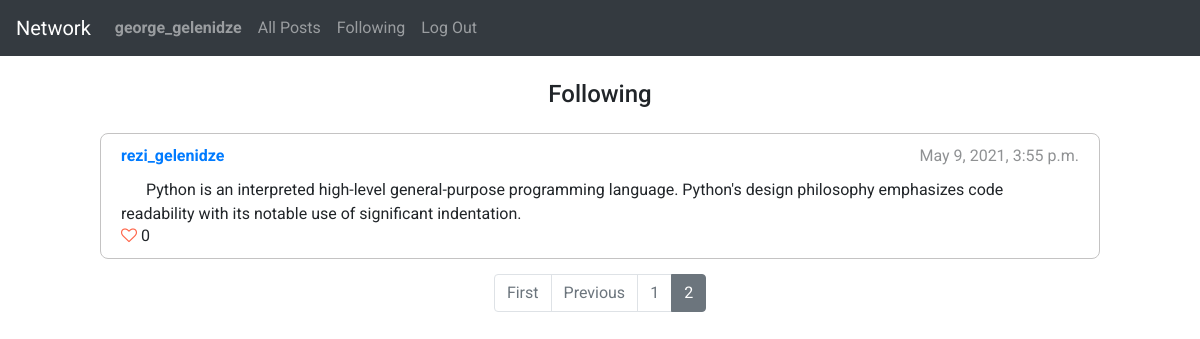
The page /following?page=2 (signed in) on the database its author committed.
### network/models.py (models this page shows, shortened)
class User(AbstractUser):
    pass

class Post(models.Model):
    content = models.CharField(max_length=1000)
    timestamp = models.DateTimeField(auto_now_add=True)
    author = models.ForeignKey(User, on_delete=models.CASCADE)
    def serialize(self):
        return {
            'pk':self.id,
            'content':self.content,
            'timestamp':self.timestamp,
            'author':self.author
        }

### network/views.py (the view)
# urls.py: path('following', views.following, name='following'),
@login_required(login_url='/login')
def following(request):
    if request.method == 'GET':
        page_obj = utils.init_and_paginate('following', request)
        return render(request, "network/following.html", {
            'page_obj':page_obj
            })

### network/utils.py (called while the page is built)
def check_like(post_id, user_id):
    if Like.objects.filter(user=user_id, post=post_id).exists():
        return True
    return False

def count_like(post_id):
    return Like.objects.filter(post=post_id).count()

def list_followings(follower_id):
    queryset = Follow.objects.filter(follower=follower_id)
    followings = []
    for row in queryset:
        followings.append(row.following)
    return followings

def serialize_all(serialize_for, user_id, username=None):
    if serialize_for == 'profile':
        profile_user = User.objects.get(username=username)
        queryset = list(Post.objects.filter(author=profile_user).order_by('-timestamp'))
    elif serialize_for == 'index':
        queryset = list(Post.objects.all().order_by('-timestamp'))
    elif serialize_for == 'following':
        followings = list_followings(user_id)
        queryset = list(Post.objects.filter(author__in=followings).order_by('-timestamp'))
    for i in range(len(queryset)):
        post = queryset[i]
        data = post.serialize()
        data['likecount'] = count_like(post.pk)
        data['liked'] = check_like(post.pk, user_id)
        queryset[i] = data
    return queryset

def init_and_paginate(page, request, username=None):
    page_num = request.GET.get('page', 1)
    if page == 'profile':
        posts = serialize_all(page, request.user.pk, username)
    else:
        posts = serialize_all(page, request.user.pk)
    posts_paginated = Paginator(posts, 10)
    page_obj = posts_paginated.get_page(page_num)
    return page_obj

### network/templates/network/following.html
{% extends 'network/layout.html' %}
{% block body %}
    <h4 class='text-center m-4'>Following</h4>
    {% include 'network/paginated_postlist_template.html' %}
{% endblock %}

### network/templates/network/layout.html (shortened to what this page needs)
{% load static %}
<!DOCTYPE html>
<html lang="en">
    <head>
        <link rel="stylesheet" href="https://cdnjs.cloudflare.com/ajax/libs/font-awesome/4.7.0/css/font-awesome.min.css">
        <link rel="stylesheet" href="https://stackpath.bootstrapcdn.com/bootstrap/4.4.1/css/bootstrap.min.css">
        <link href="{% static 'network/styles.css' %}" rel="stylesheet">
    </head>
    <body>
        <nav class="navbar navbar-expand-lg navbar-dark bg-dark">
            <a class="navbar-brand" href="{% url 'index' %}">Network</a>
            <div>
              <ul class="navbar-nav mr-auto">
                {% if user.is_authenticated %}
                    <li class="nav-item">
                        <a class="nav-link" href="{% url 'profile' username=user.username %}"><strong>{{ user.username }}</strong></a>
                    </li>
                {% endif %}
                <li class="nav-item">
                  <a class="nav-link" href="{% url 'index' %}">All Posts</a>
                </li>
                {% if user.is_authenticated %}
                    <li class="nav-item">
                        <a class="nav-link" href="{% url 'following' %}">Following</a>
                    </li>
                    <li class="nav-item">
                        <a class="nav-link" href="{% url 'logout' %}">Log Out</a>
                    </li>
                {% endif %}
              </ul>
            </div>
          </nav>
        <div class="body">
            {% block body %}
            {% endblock %}
        </div>
    </body>
</html>

### network/templates/network/paginated_postlist_template.html (shortened to what this page needs)
{% for post in page_obj %}
<div class='post'>
    <div class='first-row'>
        <span class='post-username'><a href='{% url "profile" username=post.author %}' class='user-anchor'>{{ post.author }}</a></span>
        <span class='post-timestamp'>{{ post.timestamp }}</span>
    </div>
    <p class='post-content'>{{ post.content }}</p>
    <div class='bottom-row'>
        <div class='post-likesection'>
            {% if post.liked %}
            <i class="fa fa-heart likeicon" aria-hidden="true"></i>
            {% else %}
            <i class="fa fa-heart-o likeicon" aria-hidden="true"></i>
            {% endif %}
            <span class='like-counter'>{{ post.likecount }}</span>
        </div>
    </div>
</div>
{% empty %}
<h4 class='font-weight-bold m-5'>No posts.</h4>
{% endfor %}
{% if page_obj.paginator.num_pages > 1 %}
<nav>
  <ul class="pagination justify-content-center">
    {% if page_obj.has_previous %}
      <li class="page-item"><a class="page-link" href="?page=1">First</a></li>
      <li class="page-item"><a class="page-link" href="?page={{ page_obj.previous_page_number }}">Previous</a></li>
    {% endif %}
    {% for num in page_obj.paginator.page_range %}
      {% if page_obj.number == num %}
          <li class="page-item active"><a class="page-link" href="?page={{ num }}">{{ num }}</a></li>
      {% elif num > page_obj.number|add:'-3' and num < page_obj.number|add:'3' %}
          <li class="page-item"><a class="page-link" href="?page={{ num }}">{{ num }}</a></li>
      {% endif %}
    {% endfor %}
  </ul>
</nav>
{% endif %}

### network/static/network/styles.css (style rules this page uses)
body { font-family: 'Roboto', sans-serif; }
.post { max-width: 1000px; padding: 10px 20px; margin: 15px auto 15px auto; border: 1px solid rgb(196, 195, 195); border-radius: 8px; }
.post > .first-row, .post > .bottom-row { display: flex; justify-content: space-between; align-items: center; }
.post-username { font-weight: bold; }
.post-timestamp { opacity: 0.5; }
.post-content { margin-bottom: -2px; margin-top: 10px; text-indent: 25px; }
.likeicon { color: tomato; cursor: pointer; }
.pagination > li > a { background-color: white; color: #6c757d; }
.pagination > .active > a { color: white; background-color: #6c757d !Important; border: solid 1px #6c757d !Important; }

### rows shown on the page
User: username "george_gelenidze"
User: author "rezi_gelenidze", timestamp "May 9, 2021, 3:55 p.m.", content "Python is an interpreted high-level general-purpose programming language. Python's design philosophy emphasizes code readability with its notable use of significant indentation.", likecount "0"

### other values the page prints
{{ num }} "1"
{{ num }} "2"
